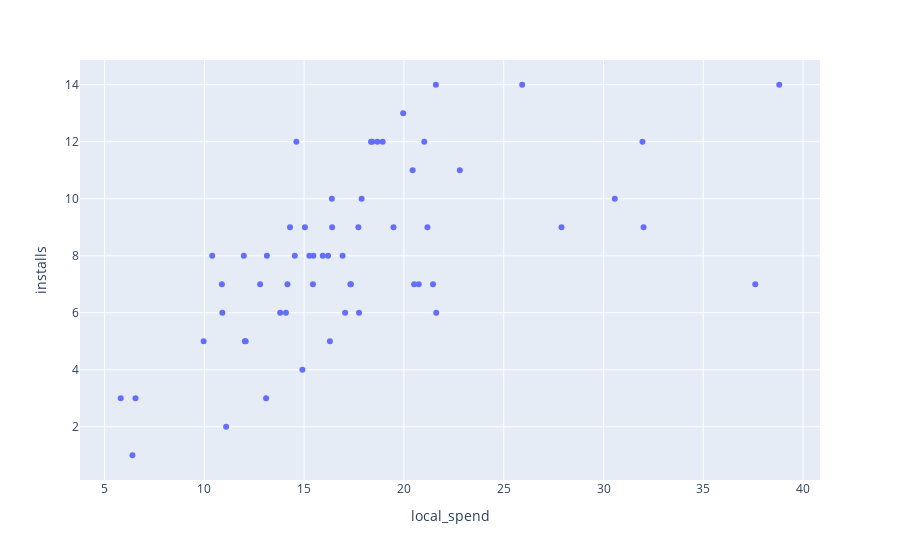

Source (notebook cell):
### Code cell
px.scatter(data_frame=df_test, x="local_spend", y="installs")

### Figure 1 — Plotly figure (JSON) as saved in the notebook; plotly's stock layout.template omitted (floating-point values rounded to 4 significant figures)
{"data": [{"hovertemplate": "local_spend=%{x}<br>installs=%{y}<extra></extra>", "legendgroup": "", "marker": {"color": "#636efa", "symbol": "circle"}, "mode": "markers", "name": "", "orientation": "v", "showlegend": false, "type": "scatter", "x": [37.6, 27.89, 32.01, 16.93, 21.18, 13.09, 14.91, 31.95, 13.13, 30.57, 14.16, 19.48, 22.8, 17.72, 18.41, 16.29, 14.09, 38.81, 13.8, 15.46, 21.02, 19.96, 18.35, 16.39, 12.79, 10.9, 17.32, 11.09, 25.93, 15.44, 20.51, 14.29, 21.6, 10.88, 10.39, 21.46, 16.4, 15.04, 17.88, 14.61, 14.53, 9.964, 6.396, 16.2, 18.67, 17.75, 12.07, 15.93, 17.34, 17.05, 6.551, 20.43, 18.94, 11.98, 12.03, 21.62, 20.74, 15.26, 5.81], "xaxis": "x", "y": [7, 9, 9, 8, 9, 3, 4, 12, 8, 10, 7, 9, 11, 9, 12, 5, 6, 14, 6, 8, 12, 13, 12, 10, 7, 6, 7, 2, 14, 7, 7, 9, 14, 7, 8, 7, 9, 9, 10, 12, 8, 5, 1, 8, 12, 6, 5, 8, 7, 6, 3, 11, 12, 8, 5, 6, 7, 8, 3], "yaxis": "y"}], "layout": {"legend": {"tracegroupgap": 0}, "margin": {"t": 60}, "xaxis": {"anchor": "y", "domain": [0, 1], "title": {"text": "local_spend"}}, "yaxis": {"anchor": "x", "domain": [0, 1], "title": {"text": "installs"}}}}
